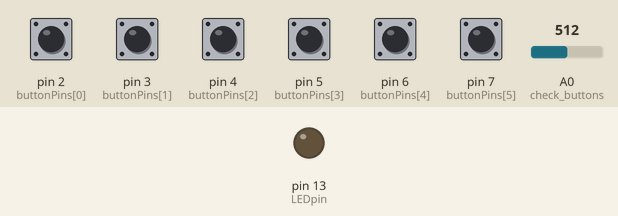
Bench run of a sketch on a simulated Arduino Uno, built with avr-gcc and run on an emulated ATmega328P. On the bench: output pins drawn as LEDs (lit = HIGH). The inputs (shaded band) are chosen by the test bench; at power-on: pin 2 (buttonPins[0]), pin 3 (buttonPins[1]), pin 4 (buttonPins[2]), pin 5 (buttonPins[3]), pin 6 (buttonPins[4]), pin 7 (buttonPins[5]) LOW, A0 (check_buttons) = 512. What the sketch prints to the serial monitor is not drawn.

Above: at 1.2 s.
1.3 s: pin 2 (buttonPins[0]) pulled HIGH for 0.15 s
At 1.37 s:
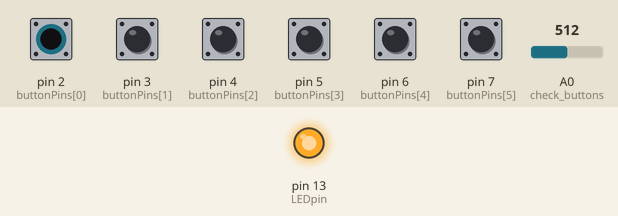
2.9 s: pin 3 (buttonPins[1]) pulled HIGH for 0.15 s
At 4.2 s:
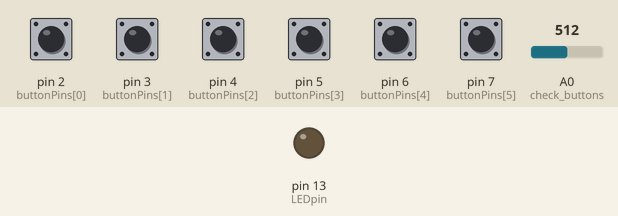
4.5 s: pin 4 (buttonPins[2]) pulled HIGH for 0.15 s
At 5.6 s:
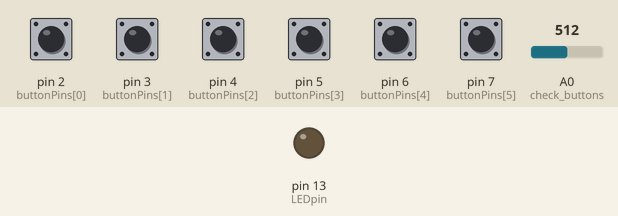
6.1 s: pin 5 (buttonPins[3]) pulled HIGH for 0.15 s
At 6.8 s:
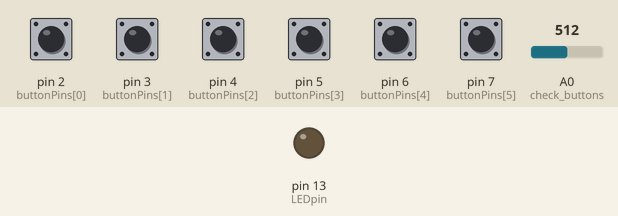
7.7 s: pin 6 (buttonPins[4]) pulled HIGH for 0.15 s
At 9.0 s:
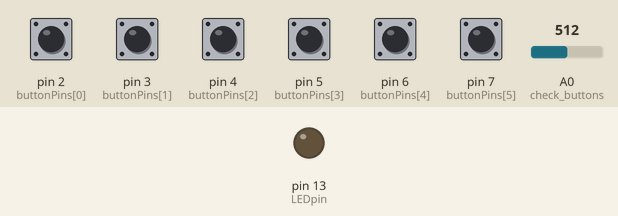
9.3 s: pin 7 (buttonPins[5]) pulled HIGH for 0.15 s
At 10.5 s:
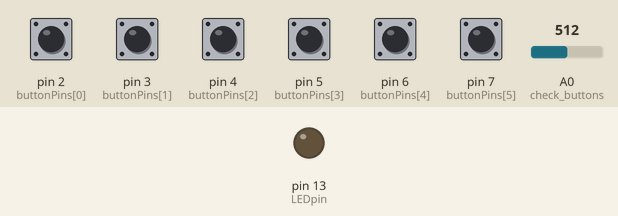
Timing chart, 0 to 11.9 s (numbered marks = the images above; inputs shaded):
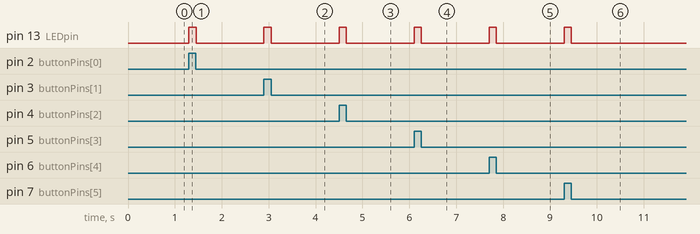

Measured:
- after the input at 1.3 s, pin 13 (LEDpin): LOW → HIGH at once, → LOW 0.15 s later
- after the input at 2.9 s, pin 13 (LEDpin): LOW → HIGH at once, → LOW 0.15 s later
- after the input at 4.5 s, pin 13 (LEDpin): LOW → HIGH at once, → LOW 0.15 s later
- after the input at 6.1 s, pin 13 (LEDpin): LOW → HIGH at once, → LOW 0.15 s later
- after the input at 7.7 s, pin 13 (LEDpin): LOW → HIGH at once, → LOW 0.15 s later
- after the input at 9.3 s, pin 13 (LEDpin): LOW → HIGH at once, → LOW 0.15 s later

The sketch:

MIDI_Hairless_Buttons2.ino
```cpp
const int LEDpin = 13;     //  Indicator LED

const byte BUTTON_COUNT = 6;
const int buttonPins[BUTTON_COUNT] = { 2, 3, 4, 5, 6, 7};

// MIDI Variables:
int note = 60;              // The MIDI note value to be played
int noteLDR = 60;
byte noteON = 144;//0x90
byte noteOFF = 128; //0x80
/**
 MIDI commands

   0x80     Note Off
   0x90     Note On
   0xA0     Aftertouch
   0xB0     Continuous controller
   0xC0     Patch change
   0xD0     Channel Pressure
   0xE0     Pitch bend
   0xF0     (non-musical commands)
**/

void setup() {
  // initialize the LED pin as an output:
  pinMode(LEDpin, OUTPUT);

  for (int thisButtonPin = 0; thisButtonPin < BUTTON_COUNT; thisButtonPin++) {
    pinMode(buttonPins[thisButtonPin], INPUT);
    //previousstate[thisButtonPin] == 0;
  }

  Serial.begin(115200);
}
void check_buttons() {
  static byte previousstate[BUTTON_COUNT];
  static byte currentstate[BUTTON_COUNT];

  note = round(analogRead(A0)/8);
  //note = round(analogRead(A1)/8);

  for (int index = 0; index < BUTTON_COUNT; index++) {
    currentstate[index] = digitalRead(buttonPins[index]);   // read the button
    //Serial.write(index + " - " + currentstate[index]);
    if (currentstate[index] == 1) {
      if (previousstate[index] == 0) {
        MIDImessage(noteON + index, note, 100);//turn note on
        digitalWrite(LEDpin, HIGH);
      }
    }
    else if (currentstate[index] == 0) {   // if the switch is not pressed:
       //  but the switch was pressed last time through the main loop:
       if (previousstate[index] == 1) {
         //  stop the last note played:
         MIDImessage(noteON + index, note, 0);
         digitalWrite(LEDpin, LOW);
       }
     }
     previousstate[index] = currentstate[index];
  }
}

void loop() {

  check_buttons();
}

//send MIDI message
void MIDImessage(byte command, byte data1, byte data2) {
  Serial.write(command);
  Serial.write(data1);
  Serial.write(data2);
}
```
